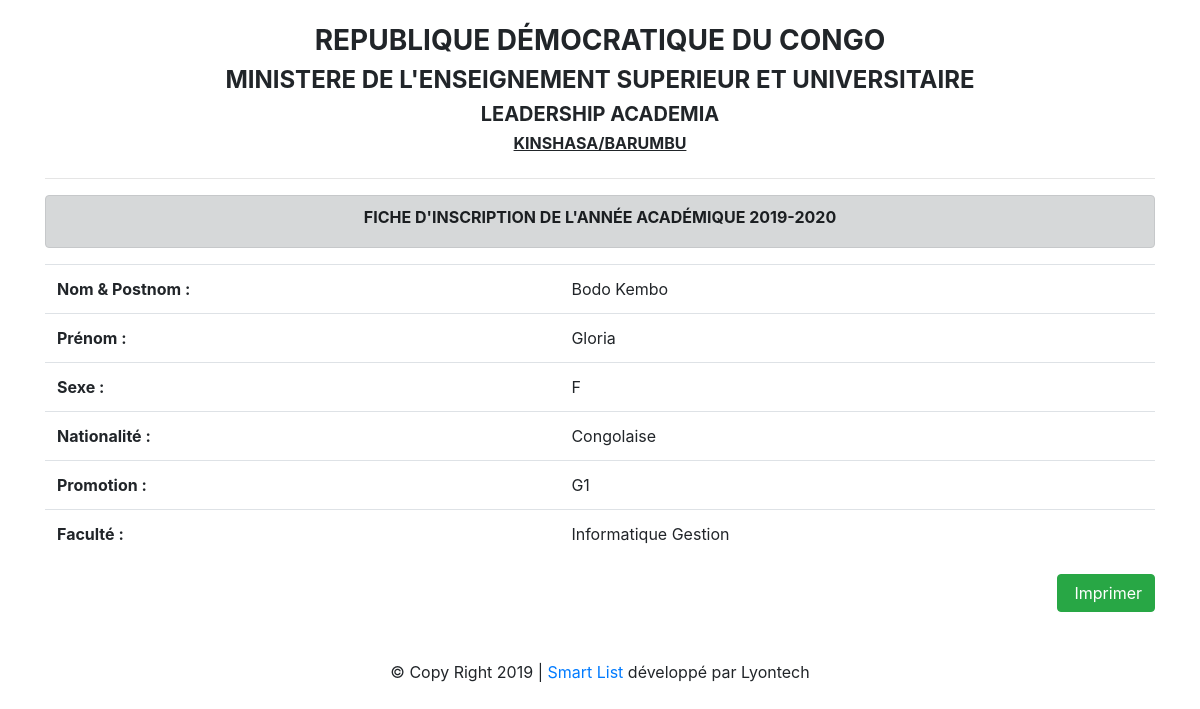
The page /pages/fichiers/impStd.php?id=1 on the database its author committed.
### tables this page shows
CREATE TABLE `t_inscription` (
  `idinscrit` int(11) NOT NULL,
  `idstd` int(11) DEFAULT NULL,
  `idpromo` int(11) DEFAULT NULL,
  `idfac` int(11) DEFAULT NULL,
  `annee` varchar(15) DEFAULT NULL,
  `datecrea` varchar(20) DEFAULT NULL,
  `date_update` varchar(20) DEFAULT NULL
);

CREATE TABLE `t_student` (
  `idstd` int(11) NOT NULL,
  `name` varchar(100) DEFAULT NULL,
  `prenom` varchar(50) DEFAULT NULL,
  `sexe` varchar(2) DEFAULT NULL,
  `nationalite` varchar(100) DEFAULT NULL,
  `adresse` varchar(100) DEFAULT NULL,
  `datecrea` varchar(20) DEFAULT NULL,
  `date_update` varchar(20) DEFAULT NULL
);

CREATE TABLE `t_promotion` (
  `idpromo` int(11) NOT NULL,
  `slug_promo` varchar(10) DEFAULT NULL,
  `promotion` varchar(20) DEFAULT NULL,
  `iduser` int(11) DEFAULT NULL
);

CREATE TABLE `t_faculte` (
  `idfac` int(11) NOT NULL,
  `faculte` varchar(100) DEFAULT NULL,
  `_option` varchar(100) DEFAULT NULL,
  `iduser` int(11) DEFAULT NULL
);

### pages/fichiers/impStd.php (the view, shortened to what this page needs)
<?php
require_once('../../app/cnx.php') ;
$id=isset($_GET['id'])?$_GET['id']:0;
  $requete="SELECT * FROM t_inscription
            LEFT JOIN t_student ON t_student.idstd=t_inscription.idstd
            LEFT JOIN t_faculte ON t_faculte.idfac=t_inscription.idfac
            LEFT JOIN t_promotion ON t_promotion.idpromo=t_inscription.idpromo
            WHERE t_inscription.idinscrit='$id'";
  $resultat=$bdd->query($requete);
  $data=$resultat->fetch();
  $noms = $data['name'];
  $prenom = $data['prenom'];
  $sexe = $data['sexe'];
  $nation = $data['nationalite'];
  $slug_promo = $data['slug_promo'];
  $faculte = $data['faculte'];
  $annee = $data['annee'];
  $option = $data['_option'];
  ?>
  <!doctype html>
  <html lang="fr">
    <head>
      <link rel="stylesheet" href="https://maxcdn.bootstrapcdn.com/bootstrap/4.0.0/css/bootstrap.min.css">
    </head>
    <body>
  <div class="mt-4"></di>
  <div class="container">
    <div class="text-center">
    <h3><b>REPUBLIQUE DÉMOCRATIQUE DU CONGO</b></h3>
    <h4><b>MINISTERE DE L'ENSEIGNEMENT SUPERIEUR ET UNIVERSITAIRE</b></h4>
    <h5><b>LEADERSHIP ACADEMIA</b></h5>
    <h6><b><u>KINSHASA/BARUMBU</u></b></h6>
    <hr class="mt-4">
    <div class="alert alert-dark" role="alert">
      <h6><b>FICHE D'INSCRIPTION DE L'ANNÉE ACADÉMIQUE <?= $annee;?></b></h6>
    </div>
    <div>
      <table class="table text-justify">
        <tr>
          <th>Nom & Postnom :</th>
          <td><?=$noms?></td>
        </tr>
        <tr>
          <th>Prénom :</th>
          <td><?=$prenom?></td>
        </tr>
        <tr>
          <th>Sexe :</th>
          <td><?=$sexe?></td>
        </tr>
        <tr>
          <th>Nationalité :</th>
          <td><?=$nation?></td>
        </tr>
        <tr>
          <th>Promotion :</th>
          <td><?=$slug_promo?></td>
        </tr>
        <tr>
          <th>Faculté :</th>
          <td>
            <?=$faculte?>
            <?=$option?>
          </td>
        </tr>
      </table>
    </div>
  <div class="line" style="text-align:right;">
  <button type="submit" id="imp" class="btn btn-success" onclick='window.print();return false;'><i class="fa fa-print"></i>&nbsp;Imprimer</button>
  </div>
  <br><br>
    </body>
  </html>
  <?php
  include('../includes/footer.php');
  ?>

### rows shown on the page
t_inscription: annee "2019-2020", idstd.name "Bodo Kembo", idstd.prenom "Gloria", idstd.sexe "F", idstd.nationalite "Congolaise", idpromo.slug_promo "G1", idfac.faculte "Informatique", idfac._option "Gestion"
